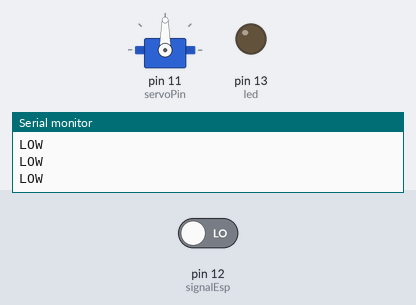
Recording of a sketch running on a simulated Arduino Uno, built with avr-gcc and run on an emulated ATmega328P. On the bench: servo, output pins drawn as LEDs (lit = HIGH), the last lines printed to the serial monitor. Inputs (shaded band) come from the test bench; at power-on: pin 12 (signalEsp) LOW.

Above: at 3.8 s.
3.9 s: pin 12 (signalEsp) driven HIGH
At 5.0 s:
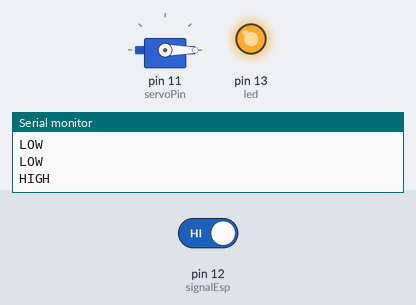
5.5 s: pin 12 (signalEsp) driven LOW
At 6.5 s:
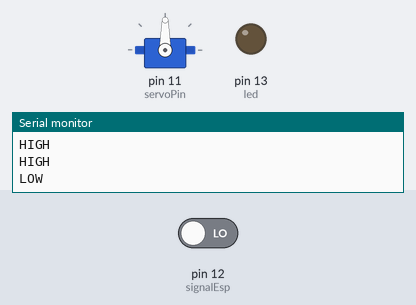
Timing chart, 0 to 8.5 s (numbered marks = the images above; inputs shaded):
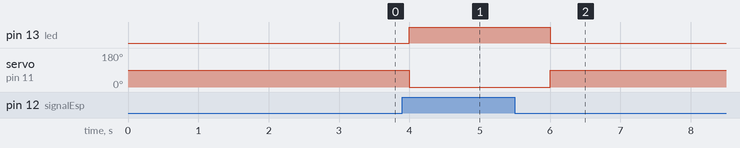

The sketch:

servo.ino
```cpp
#include<Servo.h>
Servo servo;

int signalEsp = 12;
int servoPin = 11;
int led = 13;


void setup() {
  // put your setup code here, to run once:
  Serial.begin(115200);
  servo.attach(servoPin);
  pinMode(signalEsp, INPUT);
  pinMode(led, OUTPUT);
}

void loop() {
  // put your main code here, to run repeatedly:
  delay(1000);
  if(digitalRead(signalEsp)==HIGH){
    Serial.println("HIGH");
    servo.write(-90);
    digitalWrite(led, HIGH);
  }else{
    digitalWrite(led, LOW);
    servo.write(90);
    Serial.println("LOW");
  }
}
```

Measured:
- after the input at 3.9 s, pin 13 (led): LOW → HIGH after 0.10 s; servo on pin 11 (servoPin): 90° → 0° after 0.10 s
- after the input at 5.5 s, pin 13 (led): HIGH → LOW after 0.50 s; servo on pin 11 (servoPin): 0° → 90° after 0.50 s
